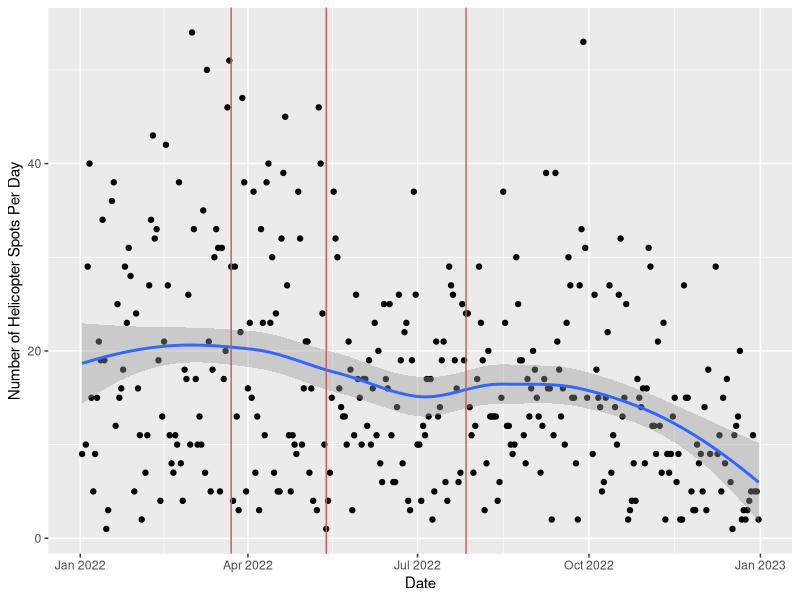
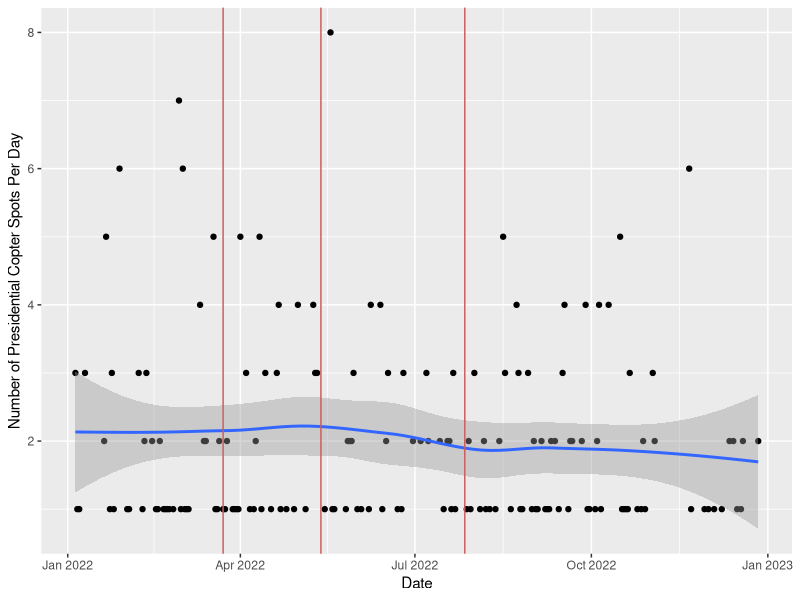
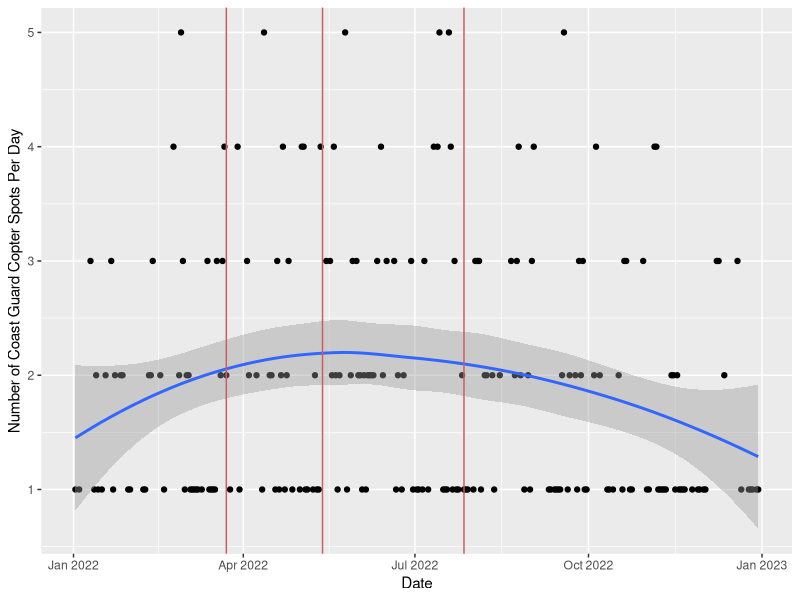
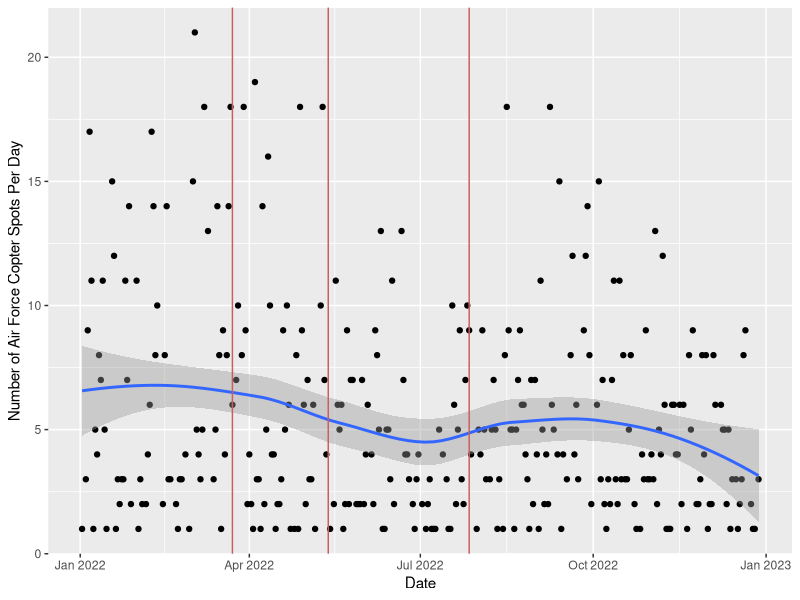

The R source for these figures, in order:
## ---- chunk 1
library(tidyverse)
library(lubridate)
copterspotter <- read.csv("copterspotter 2 - tidyer - copterspotter.csv")
copterspotter$Date <- ymd(copterspotter$Date)
copterspotter_clean <- copterspotter |>
  filter(Lon <= -70) |>
  filter(Lat <= 39)
## ---- chunk 2
copterspotter_clean |>
  filter(Lat == "38.88973846") |>
  count() |>
  knitr::kable()
## ---- chunk 3
copterspotter_clean_compiled <- copterspotter_clean|>
  count(Date)

copterspotter_clean_compiled |>
  ggplot(aes(x = Date, y = n)) +
  geom_point() +
  geom_smooth() +
  ylab("Number of Helicopter Spots Per Day") +
  geom_vline(aes(xintercept = as.numeric(as.Date("2022-03-23"))), color = "indianred") +
  geom_vline(aes(xintercept = as.numeric(as.Date("2022-05-13"))), color = "indianred") +
  geom_vline(aes(xintercept = as.numeric(as.Date("2022-07-27"))), color = "indianred")

## ---- chunk 4
copterspotter_VH3D <- copterspotter_clean |>
  filter(Type == "VH3D")

copterspotter_VH3D_vis <- copterspotter_VH3D |>
  count(Date)

copterspotter_VH3D_vis |>
  ggplot(aes(x = Date, y = n)) +
  geom_point() +
  geom_smooth() +
  ylab("Number of Presidential Copter Spots Per Day") +
  geom_vline(aes(xintercept = as.numeric(as.Date("2022-03-23"))), color = "indianred") +
  geom_vline(aes(xintercept = as.numeric(as.Date("2022-05-13"))), color = "indianred") +
  geom_vline(aes(xintercept = as.numeric(as.Date("2022-07-27"))), color = "indianred") 
## ---- chunk 5
copterspotter_MH65 <- copterspotter_clean |>
  filter(Type == "MH65")

copterspotter_MH65_vis <- copterspotter_MH65 |>
  count(Date)

copterspotter_MH65_vis |>
  ggplot(aes(x = Date, y = n)) +
  geom_point() +
  geom_smooth() +
  ylab("Number of Coast Guard Copter Spots Per Day") +
  geom_vline(aes(xintercept = as.numeric(as.Date("2022-03-23"))), color = "indianred") +
  geom_vline(aes(xintercept = as.numeric(as.Date("2022-05-13"))), color = "indianred") +
  geom_vline(aes(xintercept = as.numeric(as.Date("2022-07-27"))), color = "indianred") 
## ---- chunk 6
copterspotter_UH1N <- copterspotter_clean |>
  filter(Type == "UH1N")

copterspotter_UH1N_vis <- copterspotter_UH1N |>
  count(Date)

copterspotter_UH1N_vis |>
  ggplot(aes(x = Date, y = n)) +
  geom_point() +
  geom_smooth() +
  ylab("Number of Air Force Copter Spots Per Day") +
  geom_vline(aes(xintercept = as.numeric(as.Date("2022-03-23"))), color = "indianred") +
  geom_vline(aes(xintercept = as.numeric(as.Date("2022-05-13"))), color = "indianred") +
  geom_vline(aes(xintercept = as.numeric(as.Date("2022-07-27"))), color = "indianred") 
